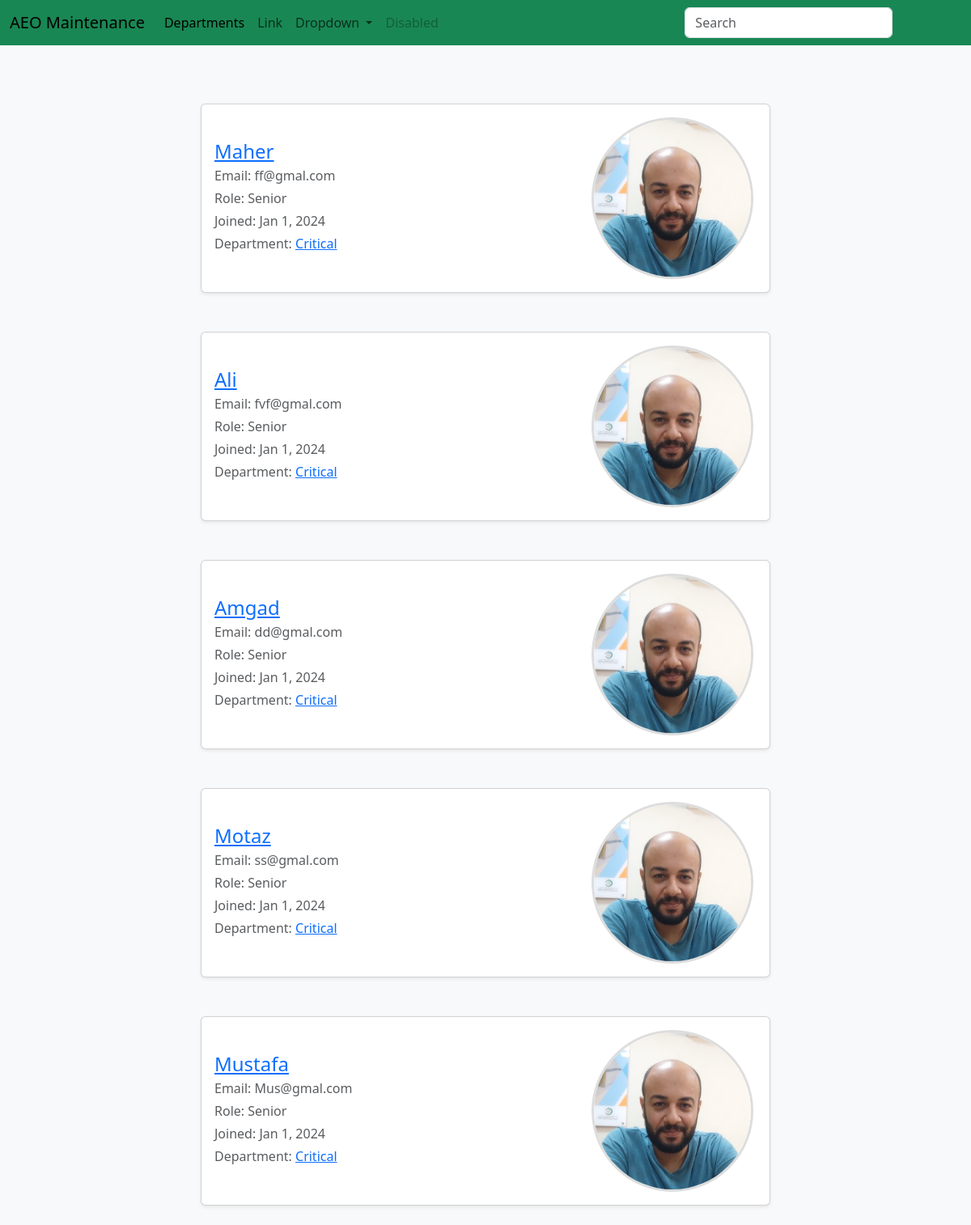
/users, run on an earlier commit of the app's database.
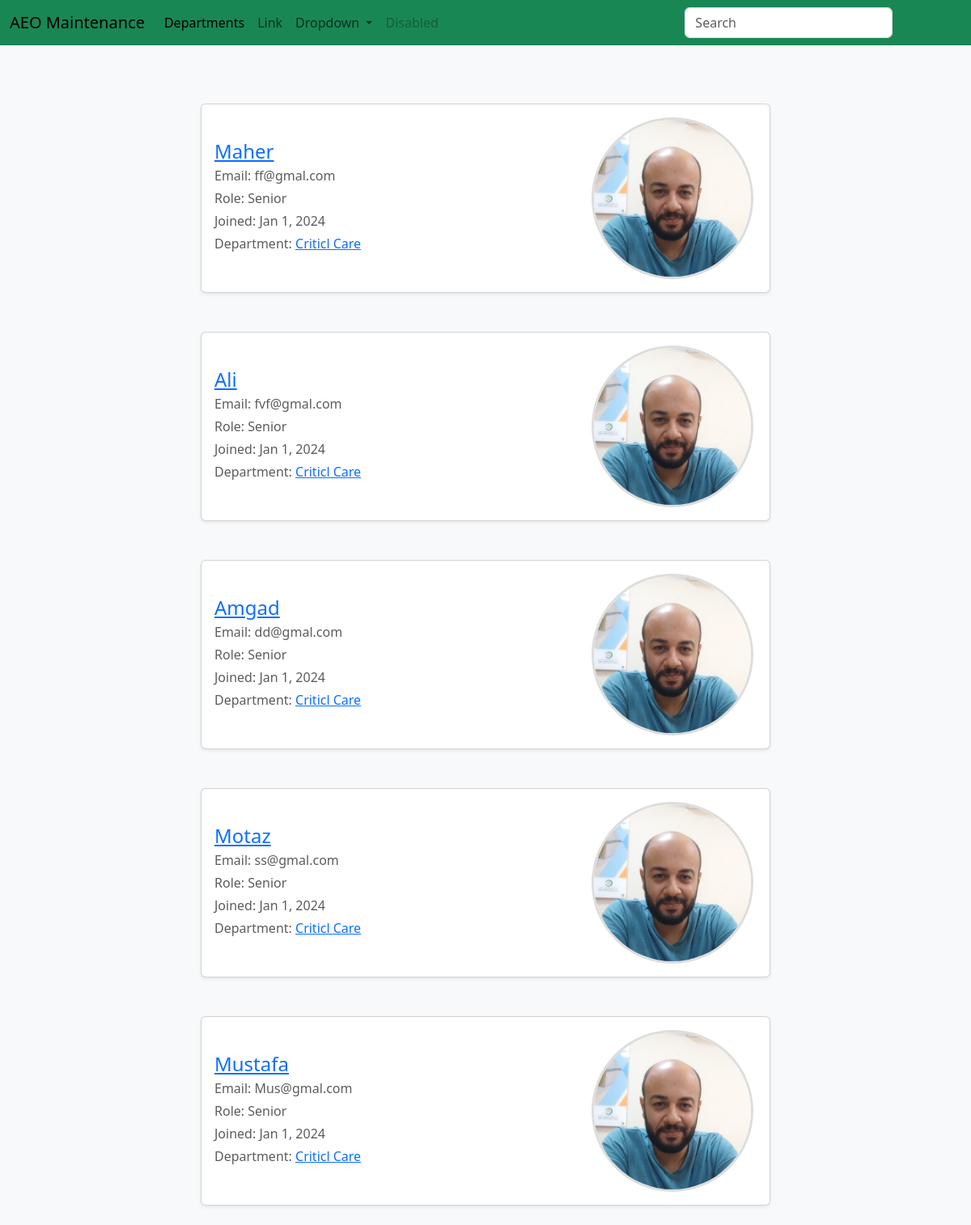
And on a later commit of the database.
### maintenance_system/models.py (models this page shows, shortened)
class User(db.Model):
	id = db.Column(db.Integer, primary_key=True)
	username = db.Column(db.String(80), unique=True)
	email = db.Column(db.String(120), unique=True)
	password = db.Column(db.String(120))
	rank = db.Column(db.String(120), default="Junior")
	profile_pic = db.Column(db.String(120), default="default.jpg")
	department_id = db.Column(db.Integer, db.ForeignKey('department.id'))
	machines = db.relationship('Machine', backref='user', lazy=True)
	hospitals = db.relationship('Hospital', secondary='user_hospital', backref='users', lazy='dynamic')

class Department(db.Model):
	id = db.Column(db.Integer, primary_key=True)
	name = db.Column(db.String(80), unique=True)
	members = db.relationship('User', backref='department', lazy=True)
	devices = db.relationship('Device', backref='department', lazy=True)

### maintenance_system/routes.py (the view)
@app.route('/users')
def users():
	users = User.query.all()
	return render_template('users.html', users=users)

### maintenance_system/Templates/users.html
{% extends "layout.html"%}
{% block content %}
<div class="row justify-content-center">
	{% for user in users %}
	<div class="col-md-8 col-lg-8 mt-4 mb-4">
		<div class="card p-3 shadow-sm">
			<div class="row align-items-center">
				<div class="col-md-8 col-12">
					<a href=" {{url_for('user', id=user.id) }}">
						<h4 class="mb-1">{{user.username}}</h4>
					</a>
					<p class="text-muted mb-1">Email: {{user.email}}</p>
					<p class="text-muted mb-1">Role: {{user.rank}}</p>
					<p class="text-muted mb-1">Joined: Jan 1, 2024</p>
					<p class="text-muted mb-1">Department: <a href="#">{{user.department.name}}</a>
					</p>
				</div>
				<div class="col-md-4 col-12 text-center">
					<img src="{{ url_for('static', filename='images/profile.jpg')}}" alt="User Photo"
						class="rounded-photo">
				</div>
			</div>
		</div>
	</div>
	{% endfor %}
</div>
{% endblock%}

### maintenance_system/Templates/layout.html (shortened to what this page needs)
<!doctype html>
<html lang="en">
<head>
	<link href="https://cdn.jsdelivr.net/npm/bootstrap@5.3.3/dist/css/bootstrap.min.css" rel="stylesheet"
>
	<link href="{{ url_for('static', filename='css/style.css')}}" rel="stylesheet">
</head>
<body>
	<nav class="navbar navbar-expand-lg bg-body-success bg-success">
		<div class="container-fluid">
			<a class="navbar-brand" href="#">AEO Maintenance</a>
			<div class="collapse navbar-collapse" id="navbarSupportedContent">
				<ul class="navbar-nav me-auto mb-2 mb-lg-0">
					<li class="nav-item">
						<a class="nav-link active" aria-current="page" href="{{ url_for('departments') }}">Departments</a>
					</li>
					<li class="nav-item">
						<a class="nav-link" href="#">Link</a>
					</li>
					<li class="nav-item dropdown">
						<a class="nav-link dropdown-toggle" href="#" role="button" data-bs-toggle="dropdown"
							aria-expanded="false">
							Dropdown
						</a>
					</li>
					<li class="nav-item">
						<a class="nav-link disabled" aria-disabled="true">Disabled</a>
					</li>
				</ul>
				<form class="d-flex" role="search">
					<input class="form-control me-2" type="search" placeholder="Search" aria-label="Search">
					<button class="btn btn-outline-success" type="submit">Search</button>
				</form>
			</div>
		</div>
	</nav>
	<div class="container-fluid container-md">
		<div class="container mt-5">
			<div class="row justify-content-center">
				{% block content %}
				{% endblock %}
			</div>
		</div>
	</div>
</body>
</html>

### maintenance_system/static/css/style.css (style rules this page uses)
body { background-color: #f8f9fa; }
.rounded-photo { width: 200px; height: 200px; object-fit: cover; border-radius: 50%; border: 3px solid #ddd; }

What changed in the data, as far as the page shows it:
changed through a linked row, User "Maher": department.name "Critical" → "Criticl Care"
changed through a linked row, User "Ali": department.name "Critical" → "Criticl Care"
changed through a linked row, User "Amgad": department.name "Critical" → "Criticl Care"
changed through a linked row, User "Motaz": department.name "Critical" → "Criticl Care"
changed through a linked row, User "Mustafa": department.name "Critical" → "Criticl Care"
